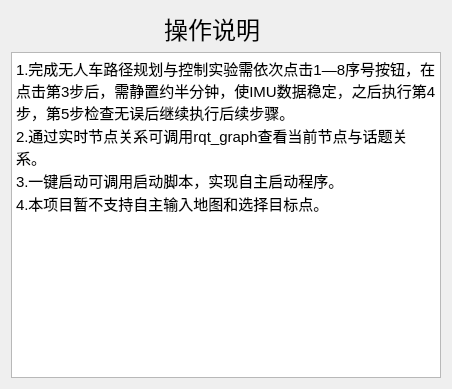
<?xml version="1.0" encoding="UTF-8"?>
<ui version="4.0">
 <class>Form_2</class>
 <widget class="QWidget" name="Form_2">
  <property name="geometry">
   <rect>
    <x>0</x>
    <y>0</y>
    <width>452</width>
    <height>389</height>
   </rect>
  </property>
  <property name="windowTitle">
   <string>Form</string>
  </property>
  <layout class="QVBoxLayout" name="verticalLayout">
   <item>
    <widget class="QLabel" name="label">
     <property name="font">
      <font>
       <pointsize>18</pointsize>
      </font>
     </property>
     <property name="text">
      <string>                       操作说明</string>
     </property>
    </widget>
   </item>
   <item>
    <widget class="QTextBrowser" name="textBrowser">
     <property name="html">
      <string>&lt;!DOCTYPE HTML PUBLIC &quot;-//W3C//DTD HTML 4.0//EN&quot; &quot;http://www.w3.org/TR/REC-html40/strict.dtd&quot;&gt;
&lt;html&gt;&lt;head&gt;&lt;meta name=&quot;qrichtext&quot; content=&quot;1&quot; /&gt;&lt;style type=&quot;text/css&quot;&gt;
p, li { white-space: pre-wrap; }
&lt;/style&gt;&lt;/head&gt;&lt;body style=&quot; font-family:'Ubuntu'; font-size:11pt; font-weight:400; font-style:normal;&quot;&gt;
&lt;p style=&quot; margin-top:0px; margin-bottom:0px; margin-left:0px; margin-right:0px; -qt-block-indent:0; text-indent:0px;&quot;&gt;&lt;span style=&quot; font-family:'Ubuntu';&quot;&gt;1.完成无人车路径规划与控制实验需依次点击1—8序号按钮，在点击第3步后，需静置约半分钟，使IMU数据稳定，之后执行第4步，第5步检查无误后继续执行后续步骤。&lt;/span&gt;&lt;/p&gt;
&lt;p style=&quot; margin-top:0px; margin-bottom:0px; margin-left:0px; margin-right:0px; -qt-block-indent:0; text-indent:0px;&quot;&gt;&lt;span style=&quot; font-family:'Ubuntu';&quot;&gt;2.通过实时节点关系可调用rqt_graph查看当前节点与话题关系。&lt;/span&gt;&lt;/p&gt;
&lt;p style=&quot; margin-top:0px; margin-bottom:0px; margin-left:0px; margin-right:0px; -qt-block-indent:0; text-indent:0px;&quot;&gt;&lt;span style=&quot; font-family:'Ubuntu';&quot;&gt;3.一键启动可调用启动脚本，实现自主启动程序。&lt;/span&gt;&lt;/p&gt;
&lt;p style=&quot; margin-top:0px; margin-bottom:0px; margin-left:0px; margin-right:0px; -qt-block-indent:0; text-indent:0px;&quot;&gt;&lt;span style=&quot; font-family:'Ubuntu';&quot;&gt;4.本项目暂不支持自主输入地图和选择目标点。&lt;/span&gt;&lt;/p&gt;&lt;/body&gt;&lt;/html&gt;</string>
     </property>
    </widget>
   </item>
  </layout>
 </widget>
 <resources/>
 <connections/>
</ui>
